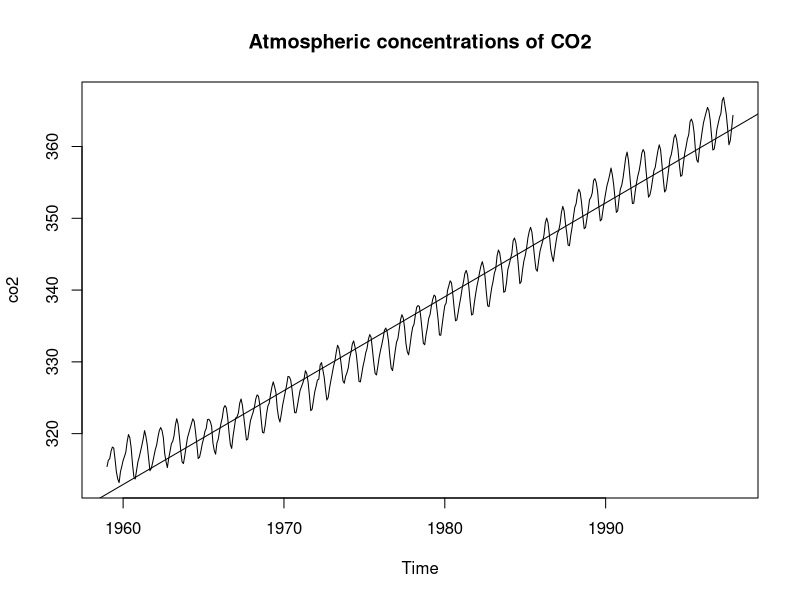
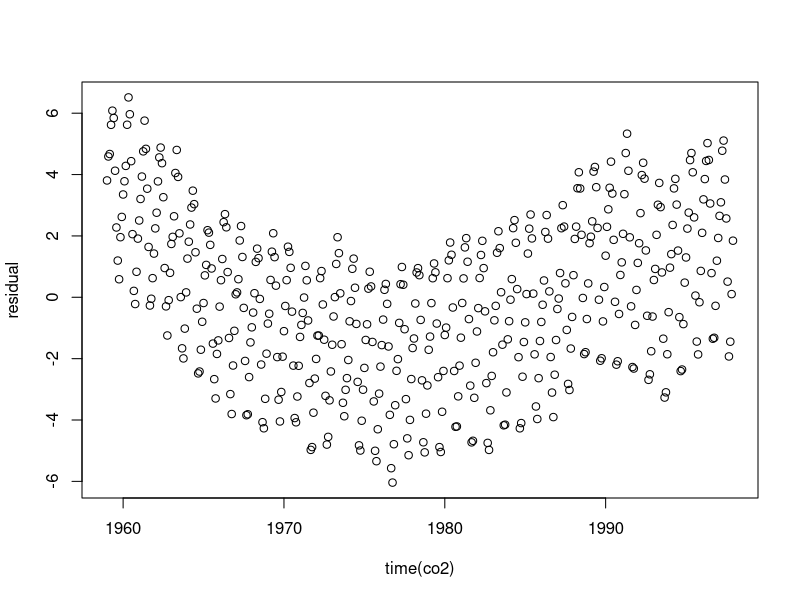
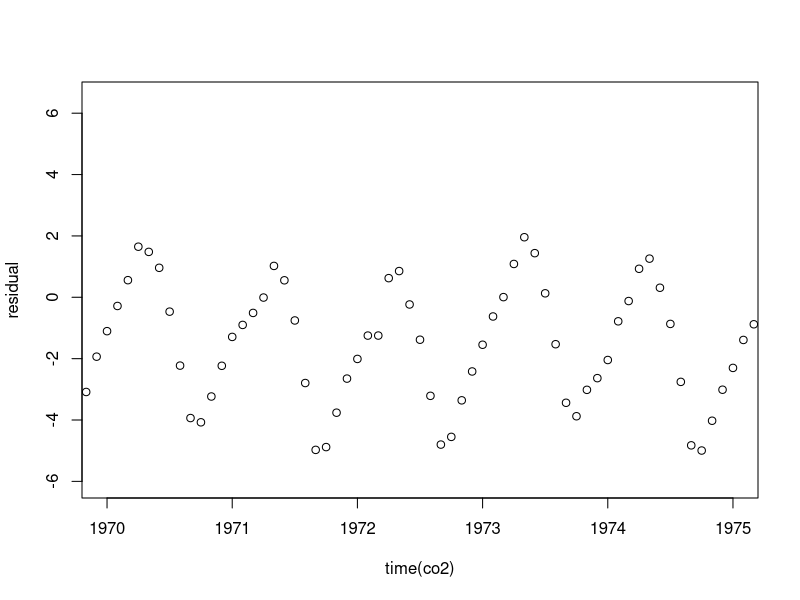

R code for these plots, in order:
##Time Series R

#Basic Revision
# OLS fit
# When we are trying to fit line, and find out slope and intercept of data cloud no assumption regarding the data point is needed.
#Long Way
data(co2)
plot(co2,main = "Atmospheric concentrations of CO2")
co2.value = as.numeric(co2)
co2.time = as.numeric(time(co2))
value.mean = mean(co2.value) 
time.mean=mean(co2.time)
Sxx = sum((co2.time - time.mean) *  (co2.time - time.mean))
Sxy = sum((co2.value - value.mean) *  (co2.time - time.mean))
slope = Sxy/Sxx
intercept = value.mean - time.mean *  slope
#lazy way
linear_model = lm(co2~time(co2))
linear_model
summary(linear_model)
abline(linear_model)

##Residual
#Long way

residual  = co2.value - (co2.time * slope + intercept)

#short way
resid(linear_model)

plot(residual~time(co2))

#Zoom
plot(residual~time(co2),xlim=c(1970,1975))




## ACF

#Makes a time series 
#lazy way
time_series = ts(rnorm(34))
acf(time_series,type = 'covariance',plot = F)
acf_cov<-vector(mode = "list",length = 15) # lag count is 15
mean.x = mean(time_series)
n = length(time_series)
for(lag_v in 1:15){
  x_lagged = lag(time_series,k=lag_v)
  sxx = 1/n*sum((time_series-mean.x)*(x_lagged-mean.x))
  print(sxx)
  acf_cov[[lag_v]] <- sxx
}

